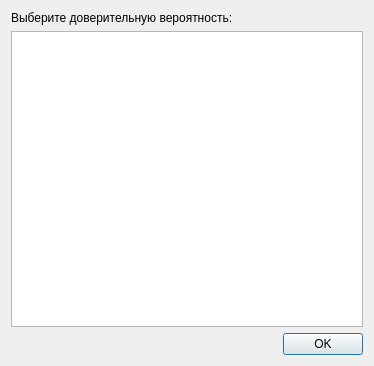
<?xml version="1.0" encoding="UTF-8"?>
<ui version="4.0">
 <class>ProbabilitySelectionDialog</class>
 <widget class="QDialog" name="ProbabilitySelectionDialog">
  <property name="geometry">
   <rect>
    <x>0</x>
    <y>0</y>
    <width>374</width>
    <height>366</height>
   </rect>
  </property>
  <property name="windowTitle">
   <string>Выбор доверительной вероятности</string>
  </property>
  <layout class="QVBoxLayout" name="verticalLayout">
   <item>
    <widget class="QLabel" name="label">
     <property name="text">
      <string>Выберите доверительную вероятность:</string>
     </property>
    </widget>
   </item>
   <item>
    <widget class="QListWidget" name="listWidget"/>
   </item>
   <item>
    <layout class="QHBoxLayout" name="horizontalLayout">
     <item>
      <spacer name="horizontalSpacer">
       <property name="orientation">
        <enum>Qt::Horizontal</enum>
       </property>
       <property name="sizeHint" stdset="0">
        <size>
         <width>40</width>
         <height>20</height>
        </size>
       </property>
      </spacer>
     </item>
     <item>
      <widget class="QPushButton" name="okPushButton">
       <property name="text">
        <string>OK</string>
       </property>
      </widget>
     </item>
    </layout>
   </item>
  </layout>
 </widget>
 <resources/>
 <connections/>
</ui>
